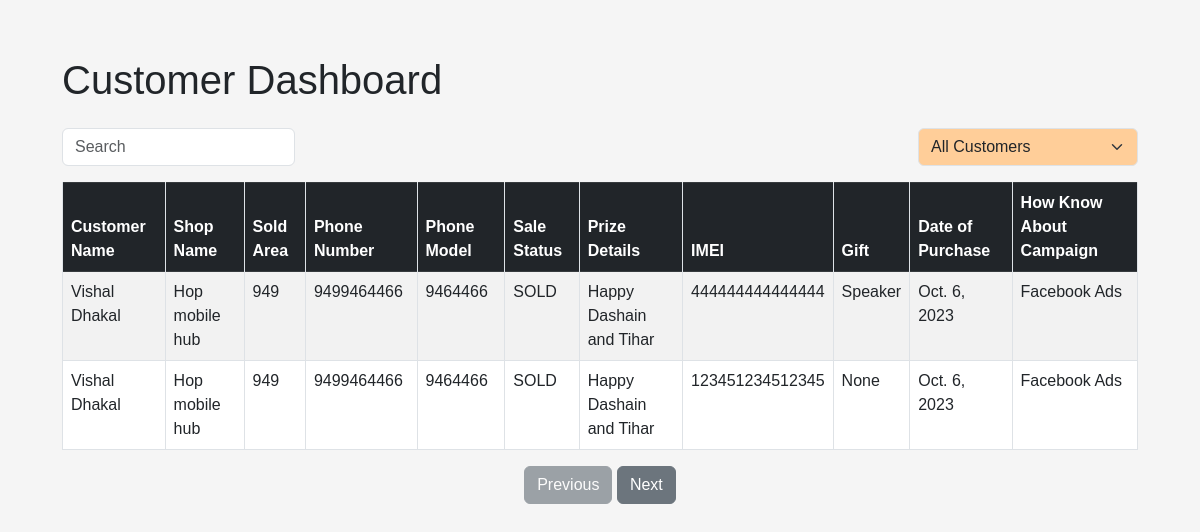
Page /customer-dashboard/ on the earlier database version.
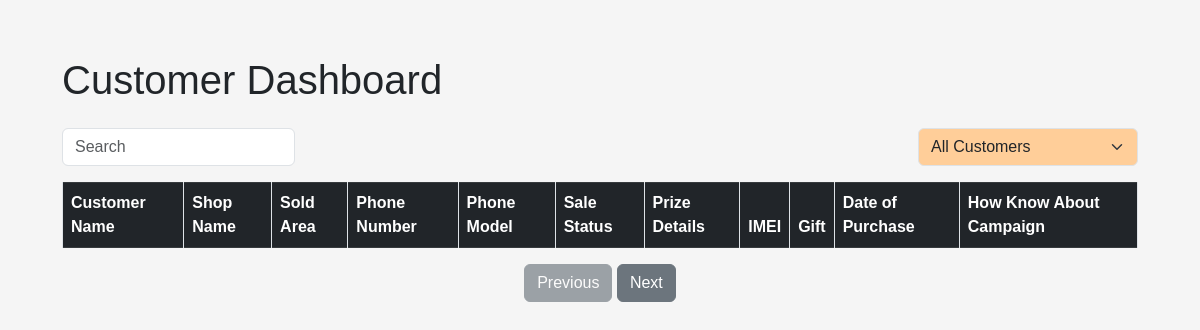
Same page on the later database version.
### gifts/models.py (models this page shows, shortened)
class Customer(models.Model):
    CAMPAIGN_CHOICES = [
        ("Facebook Ads", "Facebook Ads"),
        ("Reatil Shop", "Reatil Shop"),
        ("Google Ads", "Google Ads"),
        ("Others", "Others"),
    ]
    customer_name = models.CharField(max_length=400)
    shop_name = models.TextField()
    just_passed_see = models.BooleanField(default=False)
    see_admit_card = models.FileField(null=True, blank=True)
    sold_area = models.CharField(max_length=800)
    phone_number = models.CharField(max_length=400)
    phone_model = models.CharField(max_length=400)
    sale_status = models.CharField(max_length=400, default="SOLD")
    prize_details = models.CharField(
        max_length=900, default="Happy Dashain and Tihar")
    gift = models.ForeignKey(Gift, on_delete=models.CASCADE, null=True)
    imei = models.CharField(max_length=400)
    date_of_purchase = models.DateField(auto_now_add=True, auto_now=False)
    how_know_about_campaign = models.CharField(
        max_length=800, choices=CAMPAIGN_CHOICES)
    recharge_card = models.ForeignKey(RechargeCard, on_delete=models.CASCADE,null=True,related_name="recharge_card")
    ntc_recharge_card = models.BooleanField(default=False)
    amount_of_card = models.IntegerField(default=50)
    profession =  models.CharField(max_length=400, default="None")
    class Meta:
        ordering = ("-date_of_purchase",)

class Gift(models.Model):
    name = models.CharField(max_length=400)
    image_url = models.FileField()
    def __str__(self):
        return self.name

### gifts/views.py (the view)
# urls.py: path('customer-dashboard/', customer_dashboard, name='customer_dashboard'),
def customer_dashboard(request):
    customers = Customer.objects.all()
    customers_with_gifts = Customer.objects.filter(gift__isnull=False)
    customers_without_gifts = Customer.objects.filter(gift__isnull=True)
    context = {
        'customers': customers,
        'customers_with_gifts': customers_with_gifts,
        'customers_without_gifts': customers_without_gifts,
    }
    return render(request, 'customer_dashboard.html', context)

### gifts/templates/customer_dashboard.html (shortened to what this page needs)
{% load static %}
<!DOCTYPE html>
<html lang="en">
<head>
    <link rel="stylesheet" href="https://cdn.jsdelivr.net/npm/bootstrap@5.3.0/dist/css/bootstrap.min.css">
    <link rel="stylesheet" href="{% static 'dashboard.css' %}">
</head>
<body>
    <div class="container mt-4">
        <h1 class="mb-4">Customer Dashboard</h1>
        <div class="d-flex justify-content-between align-items-center mb-3">
            <div class="form-group mb-0">
                <input type="text" id="searchInput" class="form-control" placeholder="Search">
            </div>
            <div class="form-group mb-0">
                <select class="form-select filterSelect" id="giftFilter" style="background-color:#ffce99;">
                    <option value="">All Customers</option>
                </select>
            </div>
        </div>
        <table class="table table-striped table-bordered">
            <thead class="table-dark">
                <tr>
                    <th>Customer Name</th>
                    <th>Shop Name</th>
                    <th>Sold Area</th>
                    <th>Phone Number</th>
                    <th>Phone Model</th>
                    <th>Sale Status</th>
                    <th>Prize Details</th>
                    <th>IMEI</th>
                    <th>Gift</th>
                    <th>Date of Purchase</th>
                    <th>How Know About Campaign</th>
                </tr>
            </thead>
            <tbody>
                {% for customer in customers %}
                <tr
                    class="customer-row {% if customer.gift %}customers-with-gift{% else %}customers-no-gift{% endif %}">
                    <td>{{ customer.customer_name }}</td>
                    <td>{{ customer.shop_name }}</td>
                    <td>{{ customer.sold_area }}</td>
                    <td>{{ customer.phone_number }}</td>
                    <td>{{ customer.phone_model }}</td>
                    <td>{{ customer.sale_status }}</td>
                    <td>{{ customer.prize_details }}</td>
                    <td>{{ customer.imei }}</td>
                    <td>{{ customer.gift }}</td>
                    <td>{{ customer.date_of_purchase }}</td>
                    <td>{{ customer.how_know_about_campaign }}</td>
                </tr>
                {% endfor %}
            </tbody>
        </table>
        <div class="text-center">
            <button class="btn btn-secondary mr-2" id="prevBtn">Previous</button>
            <button class="btn btn-secondary" id="nextBtn">Next</button>
        </div>
    </div>
</body>
</html>

### offer/static/dashboard.css (style rules this page uses)
body { font-family: Arial, sans-serif; background-color: #f5f5f5; }
.container { padding: 2rem; }
table { width: 100%; border-collapse: collapse; margin-bottom: 2rem; }
th, td { padding: 0.75rem; border: 1px solid #dee2e6; }
th { background-color: #f8f9fa; font-weight: bold; }
.text-center { text-align: center; margin-top: 1rem; }

Differences in the rows shown:
removed Customer: customer_name "Vishal Dhakal", shop_name "Hop mobile hub", sold_area "949", phone_number "9499464466", phone_model "9464466", sale_status "SOLD", prize_details "Happy Dashain and Tihar", imei "444444444444444", gift "Speaker", date_of_purchase "Oct. 6, 2023", how_know_about_campaign "Facebook Ads"
removed Customer: customer_name "Vishal Dhakal", shop_name "Hop mobile hub", sold_area "949", phone_number "9499464466", phone_model "9464466", sale_status "SOLD", prize_details "Happy Dashain and Tihar", imei "123451234512345", gift "None", date_of_purchase "Oct. 6, 2023", how_know_about_campaign "Facebook Ads"
